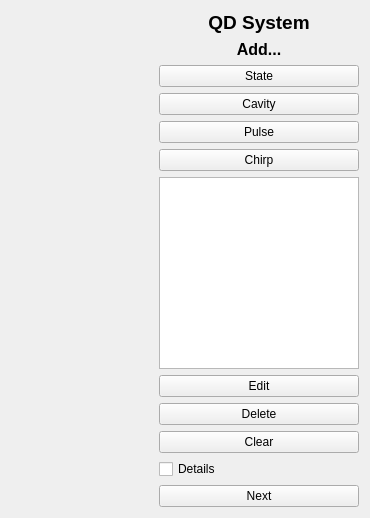
      <widget class="QWidget" name="tab_system">
       <attribute name="title">
        <string>System</string>
       </attribute>
       <layout class="QGridLayout" name="gridLayout_2" columnstretch="0,0,0">
        <item row="1" column="2">
         <widget class="QLabel" name="label_title_qdsystem">
          <property name="maximumSize">
           <size>
            <width>16777215</width>
            <height>40</height>
           </size>
          </property>
          <property name="frameShape">
           <enum>QFrame::NoFrame</enum>
          </property>
          <property name="frameShadow">
           <enum>QFrame::Plain</enum>
          </property>
          <property name="text">
           <string>&lt;html&gt;&lt;head/&gt;&lt;body&gt;&lt;p align=&quot;center&quot;&gt;&lt;span style=&quot; font-size:14pt; font-weight:700;&quot;&gt;QD System&lt;/span&gt;&lt;/p&gt;&lt;/body&gt;&lt;/html&gt;</string>
          </property>
         </widget>
        </item>
        <item row="11" column="2">
         <widget class="QCheckBox" name="input_draw_details">
          <property name="maximumSize">
           <size>
            <width>200</width>
            <height>40</height>
           </size>
          </property>
          <property name="statusTip">
           <string/>
          </property>
          <property name="text">
           <string>Details</string>
          </property>
          <property name="checked">
           <bool>false</bool>
          </property>
         </widget>
        </item>
        <item row="9" column="2">
         <widget class="QPushButton" name="button_modify_delete">
          <property name="maximumSize">
           <size>
            <width>200</width>
            <height>40</height>
           </size>
          </property>
          <property name="text">
           <string>Delete</string>
          </property>
          <property name="flat">
           <bool>false</bool>
          </property>
         </widget>
        </item>
        <item row="2" column="2">
         <widget class="QLabel" name="label_5">
          <property name="maximumSize">
           <size>
            <width>200</width>
            <height>40</height>
           </size>
          </property>
          <property name="text">
           <string>&lt;html&gt;&lt;head/&gt;&lt;body&gt;&lt;p align=&quot;center&quot;&gt;&lt;span style=&quot; font-size:12pt; font-weight:700;&quot;&gt;Add...&lt;/span&gt;&lt;/p&gt;&lt;/body&gt;&lt;/html&gt;</string>
          </property>
         </widget>
        </item>
        <item row="3" column="2">
         <widget class="QPushButton" name="button_add_electronic_state">
          <property name="maximumSize">
           <size>
            <width>200</width>
            <height>40</height>
           </size>
          </property>
          <property name="text">
           <string>State</string>
          </property>
         </widget>
        </item>
        <item row="4" column="2">
         <widget class="QPushButton" name="button_add_cavity">
          <property name="maximumSize">
           <size>
            <width>200</width>
            <height>40</height>
           </size>
          </property>
          <property name="text">
           <string>Cavity</string>
          </property>
         </widget>
        </item>
        <item row="5" column="2">
         <widget class="QPushButton" name="button_add_optical_pulse">
          <property name="maximumSize">
           <size>
            <width>200</width>
            <height>40</height>
           </size>
          </property>
          <property name="text">
           <string>Pulse</string>
          </property>
         </widget>
        </item>
        <item row="10" column="2">
         <widget class="QPushButton" name="button_modify_clear">
          <property name="maximumSize">
           <size>
            <width>200</width>
            <height>40</height>
           </size>
          </property>
          <property name="text">
           <string>Clear</string>
          </property>
          <property name="flat">
           <bool>false</bool>
          </property>
         </widget>
        </item>
        <item row="8" column="2">
         <widget class="QPushButton" name="button_modify_edit">
          <property name="maximumSize">
           <size>
            <width>200</width>
            <height>40</height>
           </size>
          </property>
          <property name="text">
           <string>Edit</string>
          </property>
          <property name="flat">
           <bool>false</bool>
          </property>
         </widget>
        </item>
        <item row="12" column="2">
         <widget class="QPushButton" name="button_next_tab_system_to_config">
          <property name="maximumSize">
           <size>
            <width>200</width>
            <height>40</height>
           </size>
          </property>
          <property name="text">
           <string>Next</string>
          </property>
          <property name="checkable">
           <bool>false</bool>
          </property>
         </widget>
        </item>
        <item row="1" column="0" rowspan="12">
         <widget class="QLabel" name="label_output_system">
          <property name="minimumSize">
           <size>
            <width>142</width>
            <height>42</height>
           </size>
          </property>
          <property name="acceptDrops">
           <bool>true</bool>
          </property>
          <property name="frameShape">
           <enum>QFrame::NoFrame</enum>
          </property>
          <property name="frameShadow">
           <enum>QFrame::Plain</enum>
          </property>
          <property name="text">
           <string>&lt;html&gt;&lt;head/&gt;&lt;body&gt;&lt;p align=&quot;center&quot;&gt;&lt;br/&gt;&lt;/p&gt;&lt;/body&gt;&lt;/html&gt;</string>
          </property>
         </widget>
        </item>
        <item row="6" column="2">
         <widget class="QPushButton" name="button_add_electronic_shift">
          <property name="maximumSize">
           <size>
            <width>200</width>
            <height>40</height>
           </size>
          </property>
          <property name="mouseTracking">
           <bool>true</bool>
          </property>
          <property name="text">
           <string>Chirp</string>
          </property>
         </widget>
        </item>
        <item row="7" column="2">
         <widget class="QListView" name="list_components">
          <property name="minimumSize">
           <size>
            <width>0</width>
            <height>0</height>
           </size>
          </property>
          <property name="maximumSize">
           <size>
            <width>200</width>
            <height>16777215</height>
           </size>
          </property>
          <property name="verticalScrollBarPolicy">
           <enum>Qt::ScrollBarAlwaysOff</enum>
          </property>
          <property name="horizontalScrollBarPolicy">
           <enum>Qt::ScrollBarAlwaysOff</enum>
          </property>
          <property name="defaultDropAction">
           <enum>Qt::IgnoreAction</enum>
          </property>
         </widget>
        </item>
       </layout>
      </widget>
